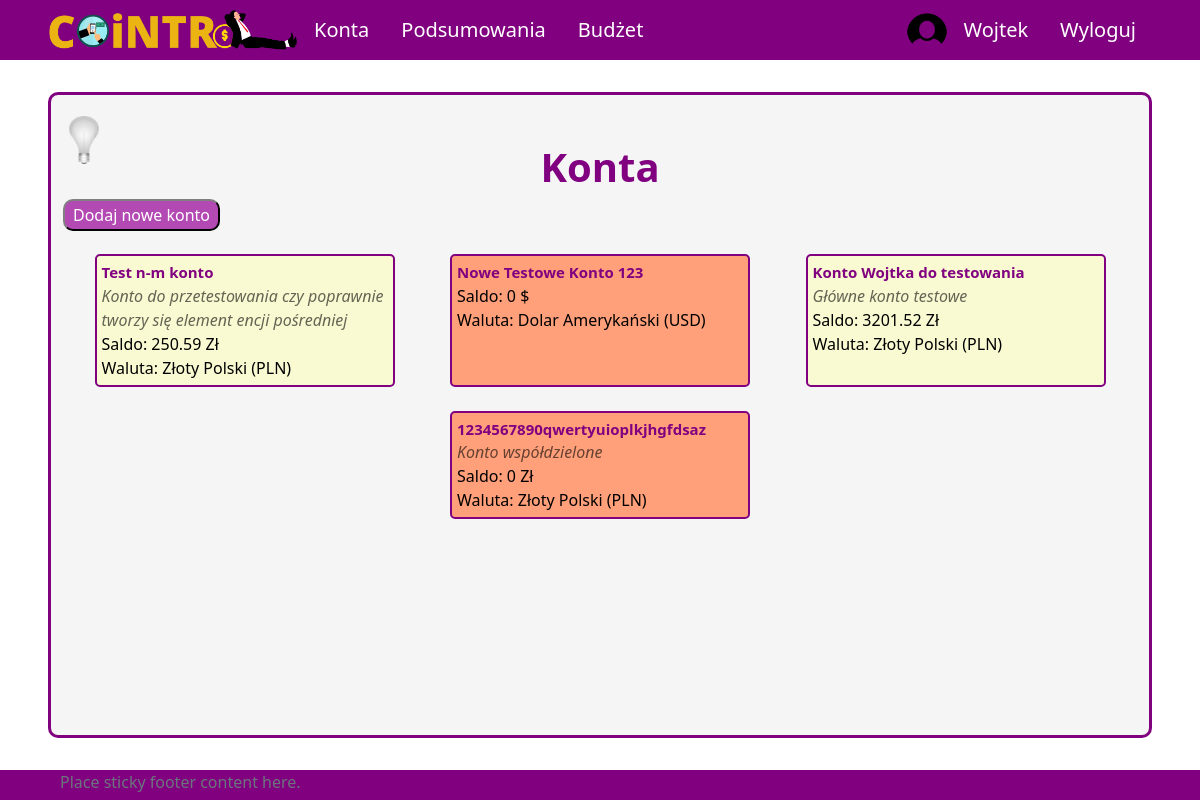
The app's page /all-accounts (signed in), older data.
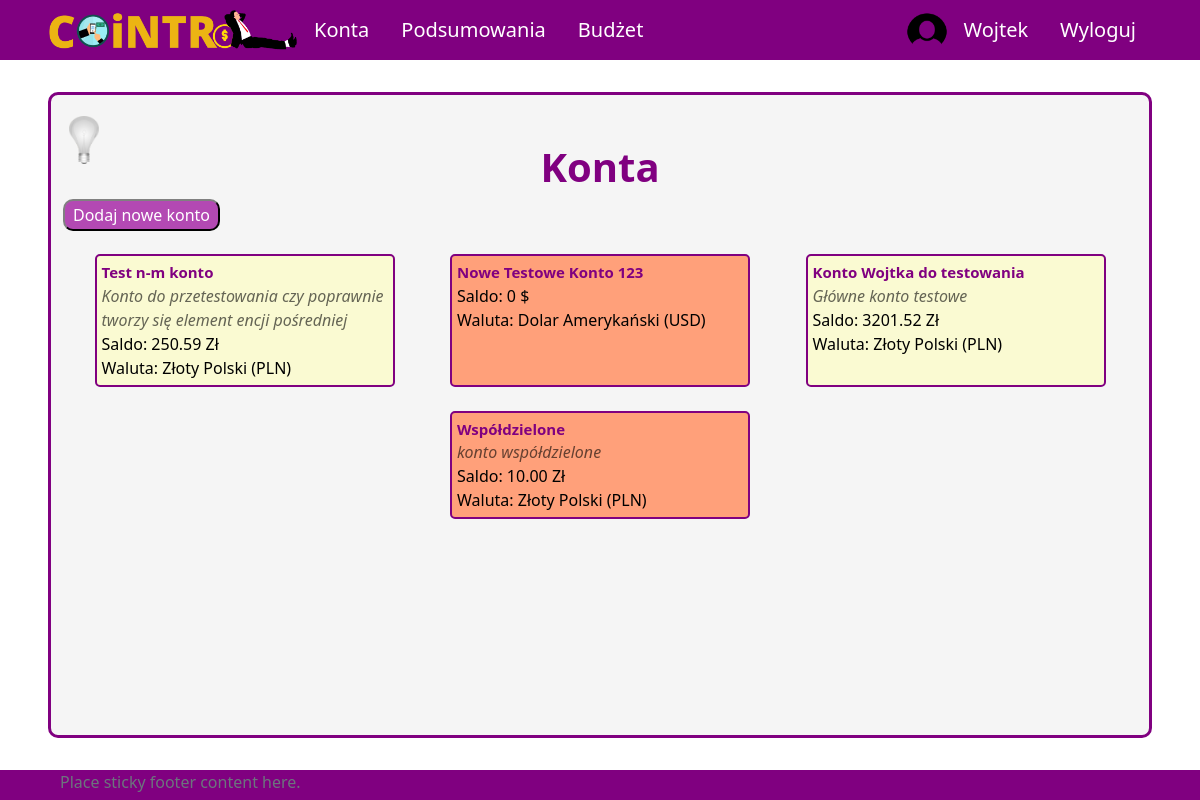
The same page, newer data.
### aplication/models.py (models this page shows, shortened)
class Account(models.Model):
    owner = models.ForeignKey(Profile, null=True, blank=True, on_delete=models.CASCADE)
    name = models.CharField(max_length=30)
    currency = models.ForeignKey(Currency, on_delete=models.SET_NULL, null=True)
    is_shared = models.BooleanField(default=False)
    description = models.CharField(max_length=100, null=True, blank=True)
    id = models.UUIDField(default=uuid.uuid4, unique=True, primary_key=True, editable=False)
    def __str__(self):
        return self.name
    def calculate_balance(self):
        balance = 0
        transactions = Transaction.objects.filter(id_account=self)
        for transaction in transactions:
            balance += transaction.converted_amount
        return balance
    def print_description(self):
        if self.description!=None:
            return self.description
        else:
            return ""

class Transaction(models.Model):
    id_account = models.ForeignKey(Account, on_delete=models.CASCADE)
    id_user = models.ForeignKey(Profile, on_delete=models.SET_NULL, null=True) #konto z którego dokonano transakcji zostało usunięte ale transakcja ma pozostać
    id_category = models.ForeignKey(Category, on_delete=models.CASCADE)
    id_subcategory = models.ForeignKey(Subcategory, on_delete=models.SET_NULL, null=True, blank=True)
    currency = models.ForeignKey(Currency, on_delete=models.SET_NULL, null=True)
    is_periodic = models.BooleanField(default=False)
    amount = models.DecimalField(max_digits=10, decimal_places=2)
    converted_amount = models.DecimalField(max_digits=10, decimal_places=2)
    transaction_date = models.DateField()
    description = models.CharField(max_length=255, blank=True, null=True)
    id = models.UUIDField(default=uuid.uuid4, unique=True, primary_key=True, editable=False)

### UsersApp/models.py (models this page shows)
class Currency(models.Model):
    name = models.CharField(max_length=100)
    access_name = models.CharField(max_length=20) #access_name nazwa aby zdobyć kurs walut
    sign = models.CharField(max_length=5) #znak waluty
    id = models.UUIDField(default=uuid.uuid4, unique=True,
                            primary_key=True, editable=False)
    def __str__(self):
        return "{}".format(self.name)

### aplication/views/account_views.py (the view)
# urls.py: path('all-accounts', allAccounts, name='all-accounts'),
@login_required(login_url='login')
def allAccounts(request):
    user_accounts = User_Account.objects.filter(id_user = request.user.profile.id)
    accounts = []
    for ua in user_accounts:
        accounts.append(Account.objects.get(id=ua.id_account.id))
    context = {'accounts': accounts}
    return render(request, 'application/account/all-accounts.html', context)

### templates/application/account/all-accounts.html (shortened to what this page needs)
{% extends 'application/base.html' %}
{% block content %}
    <div class="title">
        <h1>Konta</h1>
    </div>
    <a href="{% url 'create-account' %}">
        <button class="button">Dodaj nowe konto</button>
    </a>
    <div class="content tiles" id="all-accounts">
        {% for acc in accounts %}
            <div class="account">
                <a class="account-link" href={% url 'account' pk=acc.id %}>
                <span class="name">{{ acc }}</span>
                <span class="account-description">{{ acc.print_description }}</span>
                <span class="balance">Saldo: {{ acc.calculate_balance }} {{acc.currency.sign}}</span>
                <span class="balance">Waluta: {{ acc.currency }}</span>
                </a>
            </div>
        {% endfor %}
    </div>
{% endblock %}

### templates/application/base.html (shortened to what this page needs)
{%load static%}
<!DOCTYPE html>
<html lang="pl">
<head>
    <link href="https://cdn.jsdelivr.net/npm/bootstrap@5.2.2/dist/css/bootstrap.min.css" rel="stylesheet">
    <link rel="stylesheet" type="text/css" href="{% static 'css/style.css' %}">
</head>
<body onload="checkColorMode()">
    <nav class="nav">
        {% if user.is_authenticated %}
        <ul class="nav justify-content-start">
            <li class="nav-item"><a id="logo-link" class="nav-link" href="{% url 'home' %}">
                <img onmouseover="logoHover()" onmouseout="logoOut()" id="app-logo" src="{% static 'images/logo.png' %}">
            </a>
            <li class="nav-item"><a class="nav-link" href="{% url 'all-accounts' %}">Konta</a></li>
            <li class="nav-item"><a class="nav-link" href="{% url 'summary' %}">Podsumowania</a></li>
            <li class="nav-item"><a class="nav-link" href="{% url 'budget' %}">Budżet</a></li>
        </ul>
        <ul class="nav justify-content-end">
            <img src="{% static 'images/circle_user_image.png' %}", style="border-radius: 50%; width: 40px;">
            <li class="nav-item"><a class="nav-link" href="{% url 'profile' %}">{{ user.username }}</a></li>
            <li class="nav-item"><a class="nav-link" href="{% url 'logout' %}">Wyloguj</a></li>
        </ul>
        {% endif %}
    </nav>
    <div id = "site-content">
        <button onclick="darkMode()" id="dark-mode-button"><img id="light-bulb" src="{% static 'images/bulb_off.png' %}" /></button>
        {% block content %}
        {% endblock %}
    </div>
    <footer class="footer">
        <div class="container">
            <span class="text-muted">Place sticky footer content here.</span>
        </div>
    </footer>
</body>
</html>

### aplication/static/css/style.css (style rules this page uses)
body { background-color: white; color: black; }
a.nav-link { color: white; font-size: 20px; }
ul.nav { align-items: center; }
nav.nav { height: 60px; background-color: purple; justify-content: space-between; padding-left: 4vw; padding-right: 4vw; }
#logo-link { padding: 0; }
#app-logo { width: 250px; }
#site-content { min-height: calc(100vh - 60px - 8vh - 30px); margin-top: 4vh; margin-bottom: 4vh; margin-left: 4vw; margin-right: 4vw; padding-left: 1vw; padding-right: 1vw; padding-top: 1vh; padding-bottom: 1vh; border: 3px solid purple; border-radius: 10px; background-color: whitesmoke; position: relative; }
#dark-mode-button { position: absolute; top: 20px; }
#dark-mode-button > img { width: 30px; }
div.title { padding-top: 5vh; display: flex; align-items: center; flex-direction: column; }
div.title h1 { color: purple; font-size: 40px; font-weight: bold; }
div.content { margin-top: 15px; }
div.tiles { display: flex; flex-wrap: wrap; justify-content: space-evenly; }
div.account { margin-top: 1vh; margin-bottom: 2vh; margin-left: 2vw; margin-right: 2vw; padding: 5px; border: 2px solid purple; border-radius: 5px; background-color: lightgoldenrodyellow; width: 300px; }
div.account:nth-child(even) { background-color: lightsalmon; }
a.account-link { width: 100%; display: flex; flex-direction: column; text-decoration: none; color: black; }
a.account-link > span.name { font-weight: bold; font-size: 15px; color: purple; }
a.account-link > span.account-description { font-style: italic; color: rgba(0, 0, 0, 0.6); }
.button { background-color: rgba(163, 31, 163, 0.8); color: white; padding: 2px 8px; border: 2px solid; border-radius: 10px; border-color: grey black black grey; text-decoration: none; }
footer { height: 30px; background-color: purple; justify-content: space-between; padding-left: 4vw; padding-right: 4vw; }
button { background-color: rgba(0, 0, 0, 0); border: none; }

Row changes from the older to the newer data that the page shows:
removed Account: name "1234567890qwertyuioplkjhgfdsaz", print_description "Konto współdzielone", calculate_balance "0", currency.sign "Zł", currency "Złoty Polski (PLN)"
added Account: name "Współdzielone", print_description "konto współdzielone", calculate_balance "10.00", currency.sign "Zł", currency "Złoty Polski (PLN)"
